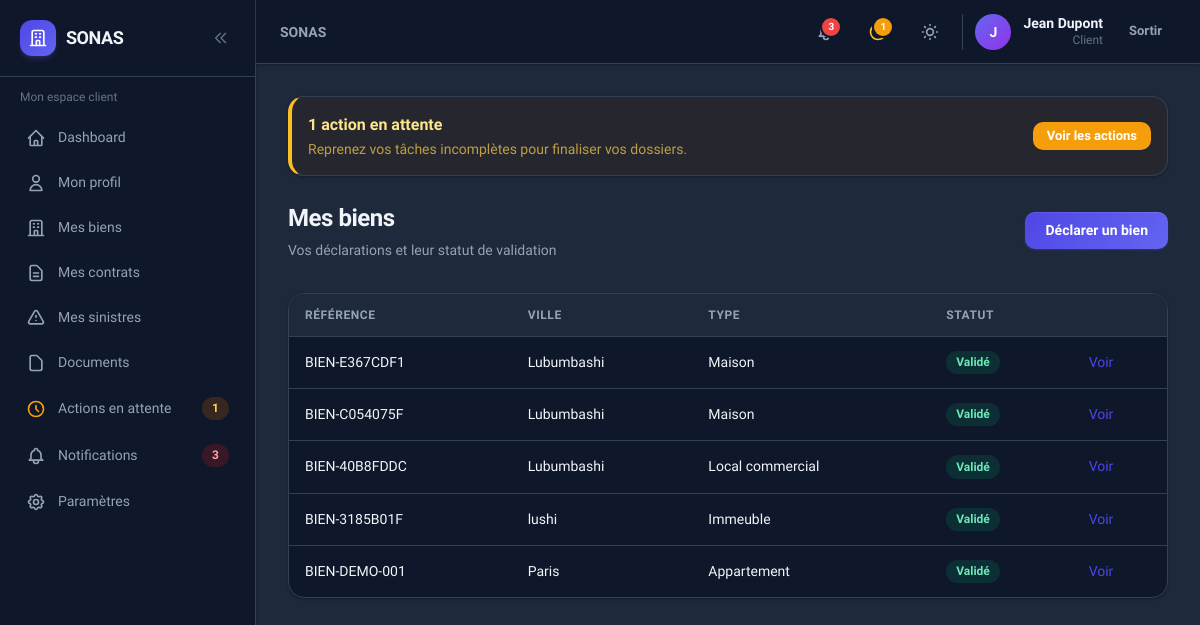
The app's page /client/biens/ (signed in) with its own data.
### accounts/models.py (models this page shows, shortened)
class User(AbstractUser):
    role = models.CharField(
        max_length=10,
        choices=UserRole.choices,
        default=UserRole.CLIENT,
        db_index=True,
    )
    phone = models.CharField(max_length=20, blank=True)
    theme_preference = models.CharField(
        max_length=10,
        choices=[('light', 'Clair'), ('dark', 'Sombre'), ('system', 'Système')],
        default='system',
    )
    created_at = models.DateTimeField(auto_now_add=True)
    updated_at = models.DateTimeField(auto_now=True)
    class Meta:
        verbose_name = 'Utilisateur'
        verbose_name_plural = 'Utilisateurs'
    @property
    def is_client(self):
        return self.role == UserRole.CLIENT
    @property
    def is_internal(self):
        return self.role in (UserRole.AGENT, UserRole.GERANT, UserRole.ADMIN)

### biens/models.py (models this page shows, shortened)
class Bien(models.Model):
    client = models.ForeignKey(Client, on_delete=models.CASCADE, related_name='biens')
    reference = models.CharField(max_length=50, unique=True)
    type_bien = models.CharField(max_length=20, choices=BienType.choices, default=BienType.APPARTEMENT)
    adresse = models.TextField()
    code_postal = models.CharField(max_length=10)
    ville = models.CharField(max_length=100)
    surface_m2 = models.DecimalField(max_digits=10, decimal_places=2, null=True, blank=True)
    valeur_estimee = models.DecimalField(
        max_digits=14,
        decimal_places=2,
        null=True,
        blank=True,
        help_text='Valeur estimée du bien en USD (utilisée pour la grille tarifaire).',
    )
    grille_tarifaire = models.ForeignKey(
        'contrats.GrilleTarifaire',
        on_delete=models.SET_NULL,
        null=True,
        blank=True,
        related_name='biens',
        verbose_name='Forfait d\'assurance',
    )
    description = models.TextField(blank=True)
    statut = models.CharField(max_length=15, choices=BienStatut.choices, default=BienStatut.EN_ATTENTE)
    motif_rejet = models.TextField(blank=True)
    created_at = models.DateTimeField(auto_now_add=True)
    updated_at = models.DateTimeField(auto_now=True)
    class Meta:
        verbose_name = 'Bien'
        verbose_name_plural = 'Biens'
        ordering = ['-created_at']

### biens/views.py (the view)
@client_required
def bien_list_client(request):
    client = request.user.client_profile
    biens = Bien.objects.filter(client=client)
    return render(request, 'biens/list_client.html', {'biens': biens})

### notifications/services.py (called while the page is built)
def get_pending_actions_count(user):
    return ActionEnAttente.objects.filter(user=user, is_resolved=False).count()

def get_unread_count(user):
    return Notification.objects.filter(user=user, is_read=False).count()

def get_recent_notifications(user, limit=5):
    return Notification.objects.filter(user=user).order_by('-created_at')[:limit]

### templates/biens/list_client.html (shortened to what this page needs)
{% extends 'biens/list_internal.html' %}

### templates/biens/list_internal.html (shortened to what this page needs)
{% extends 'base.html' %}
{% block content %}
<div class="sonas-page-header flex flex-col sm:flex-row sm:items-center sm:justify-between gap-4 mb-8">
    <div>
        <h1>{% if user.is_client %}Mes biens{% else %}Biens immobiliers{% endif %}</h1>
        <p>{% if user.is_client %}Vos déclarations et leur statut de validation{% else %}Gestion et validation des biens{% endif %}</p>
    </div>
    {% if user.is_client %}
    <a href="{% url 'biens_client:create' %}" class="sonas-btn sonas-btn-primary shrink-0">Déclarer un bien</a>
    {% else %}
    <a href="{% url 'biens:create' %}" class="sonas-btn sonas-btn-primary shrink-0">Nouveau bien</a>
    {% endif %}
</div>
<div class="hidden lg:block sonas-card overflow-hidden sonas-table-wrap">
    <table class="sonas-table">
        <thead><tr>
            <th>Référence</th>
            <th>Ville</th>
            <th>Type</th>
            <th>Statut</th>
            <th></th>
        </tr></thead>
        <tbody>
            {% for b in biens %}
            <tr>
                <td class="font-medium">{{ b.reference }}</td>
                <td>{{ b.ville }}</td>
                <td>{{ b.get_type_bien_display }}</td>
                <td><span class="sonas-badge sonas-badge-{% if b.statut == 'VALIDE' %}green{% elif b.statut == 'REJETE' %}red{% else %}yellow{% endif %}">{{ b.get_statut_display }}</span></td>
                <td><a href="{% if user.is_client %}{% url 'biens_client:detail' b.pk %}{% else %}{% url 'biens:detail' b.pk %}{% endif %}" class="text-indigo-600 hover:underline font-medium">Voir</a></td>
            </tr>
            {% empty %}
            <tr><td colspan="6" class="p-8 text-center text-slate-500">Aucun bien.</td></tr>
            {% endfor %}
        </tbody>
    </table>
</div>
{% endblock %}

### templates/partials/navbar.html (shortened to what this page needs)
<header class="sticky top-0 z-30 sonas-card border-0 border-b rounded-none px-3 sm:px-6 h-14 sm:h-16 flex items-center justify-between shrink-0 gap-2">
    <div class="flex items-center gap-2 sm:gap-4 min-w-0 flex-1">
        <h2 class="text-sm font-semibold text-slate-500 dark:text-slate-400 truncate hidden lg:block">
            {% block page_breadcrumb %}SONAS{% endblock %}
        </h2>
    </div>
    <div class="flex items-center gap-1 sm:gap-3 shrink-0">
        <a href="{% url url_notifications_list %}" class="relative p-2.5 rounded-xl hover:bg-slate-100 dark:hover:bg-slate-800 transition-colors" title="Notifications{% if unread_notifications_count %} ({{ unread_notifications_count }}){% endif %}">
            {% if unread_notifications_count %}
            <span class="absolute top-1.5 right-1.5 min-w-[1.125rem] h-[1.125rem] px-0.5 bg-red-500 rounded-full ring-2 ring-white dark:ring-slate-900 text-[10px] font-bold text-white flex items-center justify-center">{{ unread_notifications_count }}</span>
            {% endif %}
        </a>
        {% if pending_actions_count %}
        <a href="{% url url_pending_actions %}" class="relative p-2.5 rounded-xl hover:bg-slate-100 dark:hover:bg-slate-800 transition-colors" title="Actions en attente ({{ pending_actions_count }})">
            <span class="absolute top-1.5 right-1.5 min-w-[1.125rem] h-[1.125rem] px-0.5 bg-amber-500 rounded-full ring-2 ring-white dark:ring-slate-900 text-[10px] font-bold text-white flex items-center justify-center">{{ pending_actions_count }}</span>
        </a>
        {% endif %}
        <button @click="toggle()" class="p-2.5 rounded-xl hover:bg-slate-100 dark:hover:bg-slate-800 transition-colors" title="Thème">
        </button>
        <div class="hidden sm:flex items-center gap-3 pl-3 border-l border-slate-200 dark:border-slate-700">
            <div class="w-9 h-9 rounded-full bg-gradient-to-br from-indigo-500 to-purple-600 flex items-center justify-center text-white text-sm font-bold">
                {{ user.first_name|first|default:user.username|first|upper }}
            </div>
            <div class="text-right hidden md:block">
                <p class="text-sm font-semibold leading-tight">{{ user.get_full_name|default:user.username }}</p>
                <p class="text-xs text-slate-500">{{ user.get_role_display }}</p>
            </div>
        </div>
        <form method="post" action="{% url 'accounts:logout' %}">
            <button type="submit" class="sonas-btn sonas-btn-ghost sonas-btn-sm">Sortir</button>
        </form>
    </div>
</header>

### static/css/sonas.css (style rules this page uses)
:root { --sonas-primary: #4f46e5; --sonas-primary-hover: #4338ca; --sonas-primary-light: #eef2ff; --sonas-danger: #ef4444; --sonas-warning: #f59e0b; --sonas-success: #10b981; --sonas-surface: #ffffff; --sonas-surface-2: #f8fafc; --sonas-border: #e2e8f0; --sonas-text: #0f172a; --sonas-muted: #64748b; --sonas-radius: 0.75rem; --sonas-radius-lg: 1rem; --sonas-shadow: 0 1px 3px rgb(15 23 42 / 0.06), 0 1px 2px rgb(15 23 42 / 0.04); --sonas-shadow-md: 0 4px 6px -1px rgb(15 23 42 / 0.07), 0 2px 4px -2px rgb(15 23 42 / 0.05); --sonas-shadow-lg: 0 20px 40px -12px rgb(15 23 42 / 0.12); }
.dark { --sonas-primary: #818cf8; --sonas-primary-hover: #a5b4fc; --sonas-primary-light: rgb(79 70 229 / 0.15); --sonas-surface: #0f172a; --sonas-surface-2: #1e293b; --sonas-border: #334155; --sonas-text: #f1f5f9; --sonas-muted: #94a3b8; --sonas-shadow: 0 1px 3px rgb(0 0 0 / 0.3); --sonas-shadow-md: 0 4px 12px rgb(0 0 0 / 0.35); --sonas-shadow-lg: 0 20px 40px rgb(0 0 0 / 0.45); }
body { font-family: 'Plus Jakarta Sans', system-ui, sans-serif; -webkit-font-smoothing: antialiased; }
.sonas-btn { display: inline-flex; align-items: center; justify-content: center; gap: 0.5rem; padding: 0.625rem 1.25rem; font-size: 0.875rem; font-weight: 600; border-radius: 0.625rem; transition: all 0.2s ease; cursor: pointer; border: none; text-decoration: none; line-height: 1.25; }
.sonas-btn-primary { background: linear-gradient(135deg, #4f46e5 0%, #6366f1 100%); color: white; box-shadow: 0 1px 2px rgb(79 70 229 / 0.4), inset 0 1px 0 rgb(255 255 255 / 0.1); }
.sonas-btn-ghost { background: transparent; color: var(--sonas-muted); }
.sonas-btn-sm { padding: 0.375rem 0.875rem; font-size: 0.8125rem; }
.sonas-card { background: var(--sonas-surface); border: 1px solid var(--sonas-border); border-radius: var(--sonas-radius-lg); box-shadow: var(--sonas-shadow); transition: box-shadow 0.2s, border-color 0.2s, transform 0.2s; }
.sonas-badge { display: inline-flex; align-items: center; padding: 0.2rem 0.625rem; font-size: 0.75rem; font-weight: 600; border-radius: 9999px; line-height: 1.4; }
.sonas-badge-green { background: #d1fae5; color: #047857; }
.dark .sonas-badge-green { background: rgb(4 120 87 / 0.25); color: #6ee7b7; }
.sonas-table { width: 100%; font-size: 0.875rem; border-collapse: collapse; }
.sonas-table thead th { text-align: left; padding: 0.75rem 1rem; font-size: 0.75rem; font-weight: 600; text-transform: uppercase; letter-spacing: 0.05em; color: var(--sonas-muted); background: var(--sonas-surface-2); border-bottom: 1px solid var(--sonas-border); }
.sonas-table tbody td { padding: 0.875rem 1rem; border-bottom: 1px solid var(--sonas-border); }
.sonas-table tbody tr:last-child td { border-bottom: none; }
.sonas-table-wrap { overflow-x: auto; -webkit-overflow-scrolling: touch; }
.sonas-page-header h1 { font-size: 1.5rem; font-weight: 800; letter-spacing: -0.02em; color: var(--sonas-text); }
.sonas-page-header p { font-size: 0.875rem; color: var(--sonas-muted); margin-top: 0.25rem; }

### records on screen
User: first_name|first "J", get_full_name "Jean Dupont", role "Client"
Bien: reference "BIEN-E367CDF1", ville "Lubumbashi", type_bien "Maison", statut "Validé"
Bien: reference "BIEN-C054075F", ville "Lubumbashi", type_bien "Maison", statut "Validé"
Bien: reference "BIEN-40B8FDDC", ville "Lubumbashi", type_bien "Local commercial", statut "Validé"
Bien: reference "BIEN-3185B01F", ville "lushi", type_bien "Immeuble", statut "Validé"
Bien: reference "BIEN-DEMO-001", ville "Paris", type_bien "Appartement", statut "Validé"

### other values on screen
{{ pending_actions_count }} "1"
{{ unread_notifications_count }} "3"
